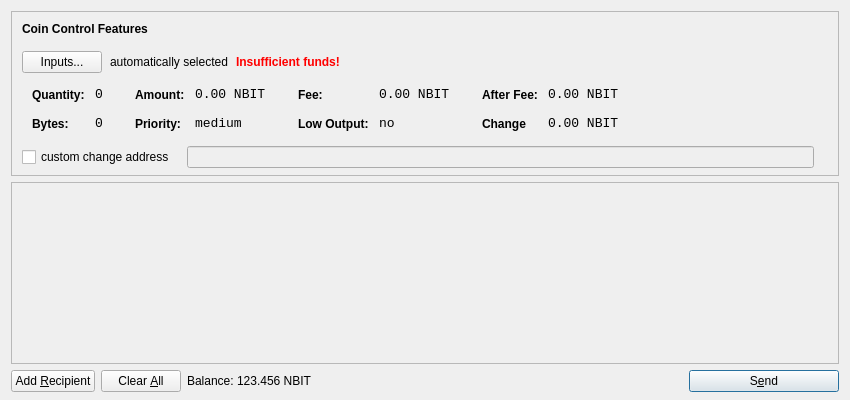
<?xml version="1.0" encoding="UTF-8"?>
<ui version="4.0">
 <class>SendCoinsDialog</class>
 <widget class="QDialog" name="SendCoinsDialog">
  <property name="geometry">
   <rect>
    <x>0</x>
    <y>0</y>
    <width>850</width>
    <height>400</height>
   </rect>
  </property>
  <property name="windowTitle">
   <string>Send Coins</string>
  </property>
  <property name="styleSheet">
   <string notr="true">background-image: url(:/images/bgx);</string>
  </property>
  <layout class="QVBoxLayout" name="verticalLayout" stretch="0,1,0">
   <property name="bottomMargin">
    <number>8</number>
   </property>
   <item>
    <widget class="QFrame" name="frameCoinControl">
     <property name="sizePolicy">
      <sizepolicy hsizetype="Expanding" vsizetype="Expanding">
       <horstretch>0</horstretch>
       <verstretch>0</verstretch>
      </sizepolicy>
     </property>
     <property name="maximumSize">
      <size>
       <width>16777215</width>
       <height>16777215</height>
      </size>
     </property>
     <property name="frameShape">
      <enum>QFrame::StyledPanel</enum>
     </property>
     <property name="frameShadow">
      <enum>QFrame::Sunken</enum>
     </property>
     <layout class="QVBoxLayout" name="verticalLayoutCoinControl2">
      <property name="spacing">
       <number>6</number>
      </property>
      <property name="leftMargin">
       <number>0</number>
      </property>
      <property name="topMargin">
       <number>0</number>
      </property>
      <property name="rightMargin">
       <number>0</number>
      </property>
      <property name="bottomMargin">
       <number>6</number>
      </property>
      <item>
       <layout class="QVBoxLayout" name="verticalLayoutCoinControl" stretch="0,0,0,0,1">
        <property name="spacing">
         <number>0</number>
        </property>
        <property name="leftMargin">
         <number>10</number>
        </property>
        <property name="topMargin">
         <number>10</number>
        </property>
        <item>
         <layout class="QHBoxLayout" name="horizontalLayoutCoinControl1">
          <property name="bottomMargin">
           <number>15</number>
          </property>
          <item>
           <widget class="QLabel" name="labelCoinControlFeatures">
            <property name="sizePolicy">
             <sizepolicy hsizetype="Preferred" vsizetype="Maximum">
              <horstretch>0</horstretch>
              <verstretch>0</verstretch>
             </sizepolicy>
            </property>
            <property name="font">
             <font>
              <weight>75</weight>
              <bold>true</bold>
             </font>
            </property>
            <property name="styleSheet">
             <string notr="true">font-weight:bold;</string>
            </property>
            <property name="text">
             <string>Coin Control Features</string>
            </property>
           </widget>
          </item>
         </layout>
        </item>
        <item>
         <layout class="QHBoxLayout" name="horizontalLayoutCoinControl2" stretch="0,0,0,0">
          <property name="spacing">
           <number>8</number>
          </property>
          <property name="bottomMargin">
           <number>10</number>
          </property>
          <item>
           <widget class="QPushButton" name="pushButtonCoinControl">
            <property name="styleSheet">
             <string notr="true"/>
            </property>
            <property name="text">
             <string>Inputs...</string>
            </property>
           </widget>
          </item>
          <item>
           <widget class="QLabel" name="labelCoinControlAutomaticallySelected">
            <property name="text">
             <string>automatically selected</string>
            </property>
            <property name="margin">
             <number>5</number>
            </property>
           </widget>
          </item>
          <item>
           <widget class="QLabel" name="labelCoinControlInsuffFunds">
            <property name="font">
             <font>
              <weight>75</weight>
              <bold>true</bold>
             </font>
            </property>
            <property name="styleSheet">
             <string notr="true">color:red;font-weight:bold;</string>
            </property>
            <property name="text">
             <string>Insufficient funds!</string>
            </property>
            <property name="margin">
             <number>5</number>
            </property>
           </widget>
          </item>
          <item>
           <spacer name="horizontalSpacerCoinControl">
            <property name="orientation">
             <enum>Qt::Horizontal</enum>
            </property>
            <property name="sizeHint" stdset="0">
             <size>
              <width>40</width>
              <height>1</height>
             </size>
            </property>
           </spacer>
          </item>
         </layout>
        </item>
        <item>
         <widget class="QWidget" name="widgetCoinControl" native="true">
          <property name="sizePolicy">
           <sizepolicy hsizetype="Preferred" vsizetype="Preferred">
            <horstretch>0</horstretch>
            <verstretch>0</verstretch>
           </sizepolicy>
          </property>
          <property name="minimumSize">
           <size>
            <width>0</width>
            <height>0</height>
           </size>
          </property>
          <property name="styleSheet">
           <string notr="true"/>
          </property>
          <layout class="QHBoxLayout" name="horizontalLayoutCoinControl5">
           <property name="leftMargin">
            <number>0</number>
           </property>
           <property name="topMargin">
            <number>0</number>
           </property>
           <property name="rightMargin">
            <number>0</number>
           </property>
           <property name="bottomMargin">
            <number>0</number>
           </property>
           <item>
            <layout class="QHBoxLayout" name="horizontalLayoutCoinControl3" stretch="0,0,0,1">
             <property name="spacing">
              <number>20</number>
             </property>
             <property name="topMargin">
              <number>0</number>
             </property>
             <property name="bottomMargin">
              <number>10</number>
             </property>
             <item>
              <layout class="QFormLayout" name="formLayoutCoinControl1">
               <property name="horizontalSpacing">
                <number>10</number>
               </property>
               <property name="verticalSpacing">
                <number>14</number>
               </property>
               <property name="leftMargin">
                <number>10</number>
               </property>
               <property name="topMargin">
                <number>4</number>
               </property>
               <property name="rightMargin">
                <number>6</number>
               </property>
               <item row="0" column="0">
                <widget class="QLabel" name="labelCoinControlQuantityText">
                 <property name="styleSheet">
                  <string notr="true">font-weight:bold;</string>
                 </property>
                 <property name="text">
                  <string>Quantity:</string>
                 </property>
                 <property name="margin">
                  <number>0</number>
                 </property>
                </widget>
               </item>
               <item row="0" column="1">
                <widget class="QLabel" name="labelCoinControlQuantity">
                 <property name="font">
                  <font>
                   <family>Monospace</family>
                   <pointsize>10</pointsize>
                  </font>
                 </property>
                 <property name="cursor">
                  <cursorShape>IBeamCursor</cursorShape>
                 </property>
                 <property name="contextMenuPolicy">
                  <enum>Qt::ActionsContextMenu</enum>
                 </property>
                 <property name="text">
                  <string>0</string>
                 </property>
                 <property name="margin">
                  <number>0</number>
                 </property>
                 <property name="textInteractionFlags">
                  <set>Qt::LinksAccessibleByMouse|Qt::TextSelectableByKeyboard|Qt::TextSelectableByMouse</set>
                 </property>
                </widget>
               </item>
               <item row="1" column="0">
                <widget class="QLabel" name="labelCoinControlBytesText">
                 <property name="styleSheet">
                  <string notr="true">font-weight:bold;</string>
                 </property>
                 <property name="text">
                  <string>Bytes:</string>
                 </property>
                </widget>
               </item>
               <item row="1" column="1">
                <widget class="QLabel" name="labelCoinControlBytes">
                 <property name="font">
                  <font>
                   <family>Monospace</family>
                   <pointsize>10</pointsize>
                  </font>
                 </property>
                 <property name="cursor">
                  <cursorShape>IBeamCursor</cursorShape>
                 </property>
                 <property name="contextMenuPolicy">
                  <enum>Qt::ActionsContextMenu</enum>
                 </property>
                 <property name="text">
                  <string>0</string>
                 </property>
                 <property name="textInteractionFlags">
                  <set>Qt::LinksAccessibleByMouse|Qt::TextSelectableByKeyboard|Qt::TextSelectableByMouse</set>
                 </property>
                </widget>
               </item>
              </layout>
             </item>
             <item>
              <layout class="QFormLayout" name="formLayoutCoinControl2">
               <property name="horizontalSpacing">
                <number>10</number>
               </property>
               <property name="verticalSpacing">
                <number>14</number>
               </property>
               <property name="leftMargin">
                <number>6</number>
               </property>
               <property name="topMargin">
                <number>4</number>
               </property>
               <property name="rightMargin">
                <number>6</number>
               </property>
               <item row="0" column="0">
                <widget class="QLabel" name="labelCoinControlAmountText">
                 <property name="styleSheet">
                  <string notr="true">font-weight:bold;</string>
                 </property>
                 <property name="text">
                  <string>Amount:</string>
                 </property>
                 <property name="margin">
                  <number>0</number>
                 </property>
                </widget>
               </item>
               <item row="0" column="1">
                <widget class="QLabel" name="labelCoinControlAmount">
                 <property name="font">
                  <font>
                   <family>Monospace</family>
                   <pointsize>10</pointsize>
                  </font>
                 </property>
                 <property name="cursor">
                  <cursorShape>IBeamCursor</cursorShape>
                 </property>
                 <property name="contextMenuPolicy">
                  <enum>Qt::ActionsContextMenu</enum>
                 </property>
                 <property name="text">
                  <string>0.00 NBIT</string>
                 </property>
                 <property name="textInteractionFlags">
                  <set>Qt::LinksAccessibleByMouse|Qt::TextSelectableByKeyboard|Qt::TextSelectableByMouse</set>
                 </property>
                </widget>
               </item>
               <item row="1" column="0">
                <widget class="QLabel" name="labelCoinControlPriorityText">
                 <property name="styleSheet">
                  <string notr="true">font-weight:bold;</string>
                 </property>
                 <property name="text">
                  <string>Priority:</string>
                 </property>
                </widget>
               </item>
               <item row="1" column="1">
                <widget class="QLabel" name="labelCoinControlPriority">
                 <property name="font">
                  <font>
                   <family>Monospace</family>
                   <pointsize>10</pointsize>
                  </font>
                 </property>
                 <property name="cursor">
                  <cursorShape>IBeamCursor</cursorShape>
                 </property>
                 <property name="contextMenuPolicy">
                  <enum>Qt::ActionsContextMenu</enum>
                 </property>
                 <property name="text">
                  <string>medium</string>
                 </property>
                 <property name="textInteractionFlags">
                  <set>Qt::LinksAccessibleByMouse|Qt::TextSelectableByKeyboard|Qt::TextSelectableByMouse</set>
                 </property>
                </widget>
               </item>
              </layout>
             </item>
             <item>
              <layout class="QFormLayout" name="formLayoutCoinControl3">
               <property name="horizontalSpacing">
                <number>10</number>
               </property>
               <property name="verticalSpacing">
                <number>14</number>
               </property>
               <property name="leftMargin">
                <number>6</number>
               </property>
               <property name="topMargin">
                <number>4</number>
               </property>
               <property name="rightMargin">
                <number>6</number>
               </property>
               <item row="0" column="0">
                <widget class="QLabel" name="labelCoinControlFeeText">
                 <property name="styleSheet">
                  <string notr="true">font-weight:bold;</string>
                 </property>
                 <property name="text">
                  <string>Fee:</string>
                 </property>
                 <property name="margin">
                  <number>0</number>
                 </property>
                </widget>
               </item>
               <item row="0" column="1">
                <widget class="QLabel" name="labelCoinControlFee">
                 <property name="font">
                  <font>
                   <family>Monospace</family>
                   <pointsize>10</pointsize>
                  </font>
                 </property>
                 <property name="cursor">
                  <cursorShape>IBeamCursor</cursorShape>
                 </property>
                 <property name="contextMenuPolicy">
                  <enum>Qt::ActionsContextMenu</enum>
                 </property>
                 <property name="text">
                  <string>0.00 NBIT</string>
                 </property>
                 <property name="textInteractionFlags">
                  <set>Qt::LinksAccessibleByMouse|Qt::TextSelectableByKeyboard|Qt::TextSelectableByMouse</set>
                 </property>
                </widget>
               </item>
               <item row="1" column="0">
                <widget class="QLabel" name="labelCoinControlLowOutputText">
                 <property name="styleSheet">
                  <string notr="true">font-weight:bold;</string>
                 </property>
                 <property name="text">
                  <string>Low Output:</string>
                 </property>
                </widget>
               </item>
               <item row="1" column="1">
                <widget class="QLabel" name="labelCoinControlLowOutput">
                 <property name="font">
                  <font>
                   <family>Monospace</family>
                   <pointsize>10</pointsize>
                  </font>
                 </property>
                 <property name="cursor">
                  <cursorShape>IBeamCursor</cursorShape>
                 </property>
                 <property name="contextMenuPolicy">
                  <enum>Qt::ActionsContextMenu</enum>
                 </property>
                 <property name="text">
                  <string>no</string>
                 </property>
                 <property name="textInteractionFlags">
                  <set>Qt::LinksAccessibleByMouse|Qt::TextSelectableByKeyboard|Qt::TextSelectableByMouse</set>
                 </property>
                </widget>
               </item>
              </layout>
             </item>
             <item>
              <layout class="QFormLayout" name="formLayoutCoinControl4">
               <property name="horizontalSpacing">
                <number>10</number>
               </property>
               <property name="verticalSpacing">
                <number>14</number>
               </property>
               <property name="leftMargin">
                <number>6</number>
               </property>
               <property name="topMargin">
                <number>4</number>
               </property>
               <property name="rightMargin">
                <number>6</number>
               </property>
               <item row="0" column="0">
                <widget class="QLabel" name="labelCoinControlAfterFeeText">
                 <property name="styleSheet">
                  <string notr="true">font-weight:bold;</string>
                 </property>
                 <property name="text">
                  <string>After Fee:</string>
                 </property>
                 <property name="margin">
                  <number>0</number>
                 </property>
                </widget>
               </item>
               <item row="0" column="1">
                <widget class="QLabel" name="labelCoinControlAfterFee">
                 <property name="font">
                  <font>
                   <family>Monospace</family>
                   <pointsize>10</pointsize>
                  </font>
                 </property>
                 <property name="cursor">
                  <cursorShape>IBeamCursor</cursorShape>
                 </property>
                 <property name="contextMenuPolicy">
                  <enum>Qt::ActionsContextMenu</enum>
                 </property>
                 <property name="text">
                  <string>0.00 NBIT</string>
                 </property>
                 <property name="textInteractionFlags">
                  <set>Qt::LinksAccessibleByMouse|Qt::TextSelectableByKeyboard|Qt::TextSelectableByMouse</set>
                 </property>
                </widget>
               </item>
               <item row="1" column="0">
                <widget class="QLabel" name="labelCoinControlChangeText">
                 <property name="styleSheet">
                  <string notr="true">font-weight:bold;</string>
                 </property>
                 <property name="text">
                  <string>Change</string>
                 </property>
                </widget>
               </item>
               <item row="1" column="1">
                <widget class="QLabel" name="labelCoinControlChange">
                 <property name="font">
                  <font>
                   <family>Monospace</family>
                   <pointsize>10</pointsize>
                  </font>
                 </property>
                 <property name="cursor">
                  <cursorShape>IBeamCursor</cursorShape>
                 </property>
                 <property name="contextMenuPolicy">
                  <enum>Qt::ActionsContextMenu</enum>
                 </property>
                 <property name="text">
                  <string>0.00 NBIT</string>
                 </property>
                 <property name="textInteractionFlags">
                  <set>Qt::LinksAccessibleByMouse|Qt::TextSelectableByKeyboard|Qt::TextSelectableByMouse</set>
                 </property>
                </widget>
               </item>
              </layout>
             </item>
            </layout>
           </item>
          </layout>
         </widget>
        </item>
        <item>
         <layout class="QHBoxLayout" name="horizontalLayoutCoinControl4" stretch="0,0,0">
          <property name="spacing">
           <number>12</number>
          </property>
          <property name="sizeConstraint">
           <enum>QLayout::SetDefaultConstraint</enum>
          </property>
          <property name="topMargin">
           <number>5</number>
          </property>
          <property name="rightMargin">
           <number>5</number>
          </property>
          <item>
           <widget class="QCheckBox" name="checkBoxCoinControlChange">
            <property name="text">
             <string>custom change address</string>
            </property>
           </widget>
          </item>
          <item>
           <widget class="QLineEdit" name="lineEditCoinControlChange">
            <property name="enabled">
             <bool>false</bool>
            </property>
            <property name="sizePolicy">
             <sizepolicy hsizetype="Expanding" vsizetype="Fixed">
              <horstretch>0</horstretch>
              <verstretch>0</verstretch>
             </sizepolicy>
            </property>
           </widget>
          </item>
          <item>
           <widget class="QLabel" name="labelCoinControlChangeLabel">
            <property name="sizePolicy">
             <sizepolicy hsizetype="Preferred" vsizetype="Expanding">
              <horstretch>0</horstretch>
              <verstretch>0</verstretch>
             </sizepolicy>
            </property>
            <property name="minimumSize">
             <size>
              <width>0</width>
              <height>0</height>
             </size>
            </property>
            <property name="text">
             <string/>
            </property>
            <property name="margin">
             <number>3</number>
            </property>
           </widget>
          </item>
         </layout>
        </item>
        <item>
         <spacer name="verticalSpacerCoinControl">
          <property name="orientation">
           <enum>Qt::Vertical</enum>
          </property>
          <property name="sizeHint" stdset="0">
           <size>
            <width>800</width>
            <height>1</height>
           </size>
          </property>
         </spacer>
        </item>
       </layout>
      </item>
     </layout>
    </widget>
   </item>
   <item>
    <widget class="QScrollArea" name="scrollArea">
     <property name="widgetResizable">
      <bool>true</bool>
     </property>
     <widget class="QWidget" name="scrollAreaWidgetContents">
      <property name="geometry">
       <rect>
        <x>0</x>
        <y>0</y>
        <width>830</width>
        <height>172</height>
       </rect>
      </property>
      <layout class="QVBoxLayout" name="verticalLayout_2">
       <property name="leftMargin">
        <number>0</number>
       </property>
       <property name="topMargin">
        <number>0</number>
       </property>
       <property name="rightMargin">
        <number>0</number>
       </property>
       <property name="bottomMargin">
        <number>0</number>
       </property>
       <item>
        <layout class="QVBoxLayout" name="entries">
         <property name="spacing">
          <number>6</number>
         </property>
        </layout>
       </item>
       <item>
        <spacer name="verticalSpacer">
         <property name="orientation">
          <enum>Qt::Vertical</enum>
         </property>
         <property name="sizeHint" stdset="0">
          <size>
           <width>20</width>
           <height>40</height>
          </size>
         </property>
        </spacer>
       </item>
      </layout>
     </widget>
    </widget>
   </item>
   <item>
    <layout class="QHBoxLayout" name="horizontalLayout">
     <item>
      <widget class="QPushButton" name="addButton">
       <property name="toolTip">
        <string>Send to multiple recipients at once</string>
       </property>
       <property name="text">
        <string>Add &amp;Recipient</string>
       </property>
       <property name="icon">
        <iconset resource="../bitcoin.qrc">
         <normaloff>:/icons/add</normaloff>:/icons/add</iconset>
       </property>
       <property name="autoDefault">
        <bool>false</bool>
       </property>
      </widget>
     </item>
     <item>
      <widget class="QPushButton" name="clearButton">
       <property name="sizePolicy">
        <sizepolicy hsizetype="Minimum" vsizetype="Fixed">
         <horstretch>0</horstretch>
         <verstretch>0</verstretch>
        </sizepolicy>
       </property>
       <property name="toolTip">
        <string>Remove all transaction fields</string>
       </property>
       <property name="text">
        <string>Clear &amp;All</string>
       </property>
       <property name="icon">
        <iconset resource="../bitcoin.qrc">
         <normaloff>:/icons/remove</normaloff>:/icons/remove</iconset>
       </property>
       <property name="autoRepeatDelay">
        <number>300</number>
       </property>
       <property name="autoDefault">
        <bool>false</bool>
       </property>
      </widget>
     </item>
     <item>
      <layout class="QHBoxLayout" name="horizontalLayout_2">
       <property name="spacing">
        <number>3</number>
       </property>
       <item>
        <widget class="QLabel" name="label">
         <property name="sizePolicy">
          <sizepolicy hsizetype="Preferred" vsizetype="Fixed">
           <horstretch>0</horstretch>
           <verstretch>0</verstretch>
          </sizepolicy>
         </property>
         <property name="text">
          <string>Balance:</string>
         </property>
        </widget>
       </item>
       <item>
        <widget class="QLabel" name="labelBalance">
         <property name="sizePolicy">
          <sizepolicy hsizetype="Preferred" vsizetype="Fixed">
           <horstretch>0</horstretch>
           <verstretch>0</verstretch>
          </sizepolicy>
         </property>
         <property name="cursor">
          <cursorShape>IBeamCursor</cursorShape>
         </property>
         <property name="text">
          <string>123.456 NBIT</string>
         </property>
         <property name="textInteractionFlags">
          <set>Qt::LinksAccessibleByMouse|Qt::TextSelectableByKeyboard|Qt::TextSelectableByMouse</set>
         </property>
        </widget>
       </item>
      </layout>
     </item>
     <item>
      <spacer name="horizontalSpacer">
       <property name="orientation">
        <enum>Qt::Horizontal</enum>
       </property>
       <property name="sizeHint" stdset="0">
        <size>
         <width>40</width>
         <height>20</height>
        </size>
       </property>
      </spacer>
     </item>
     <item>
      <widget class="QPushButton" name="sendButton">
       <property name="minimumSize">
        <size>
         <width>150</width>
         <height>0</height>
        </size>
       </property>
       <property name="toolTip">
        <string>Confirm the send action</string>
       </property>
       <property name="text">
        <string>S&amp;end</string>
       </property>
       <property name="icon">
        <iconset resource="../bitcoin.qrc">
         <normaloff>:/icons/send</normaloff>:/icons/send</iconset>
       </property>
       <property name="default">
        <bool>true</bool>
       </property>
      </widget>
     </item>
    </layout>
   </item>
  </layout>
 </widget>
 <resources>
  <include location="../bitcoin.qrc"/>
 </resources>
 <connections/>
</ui>
